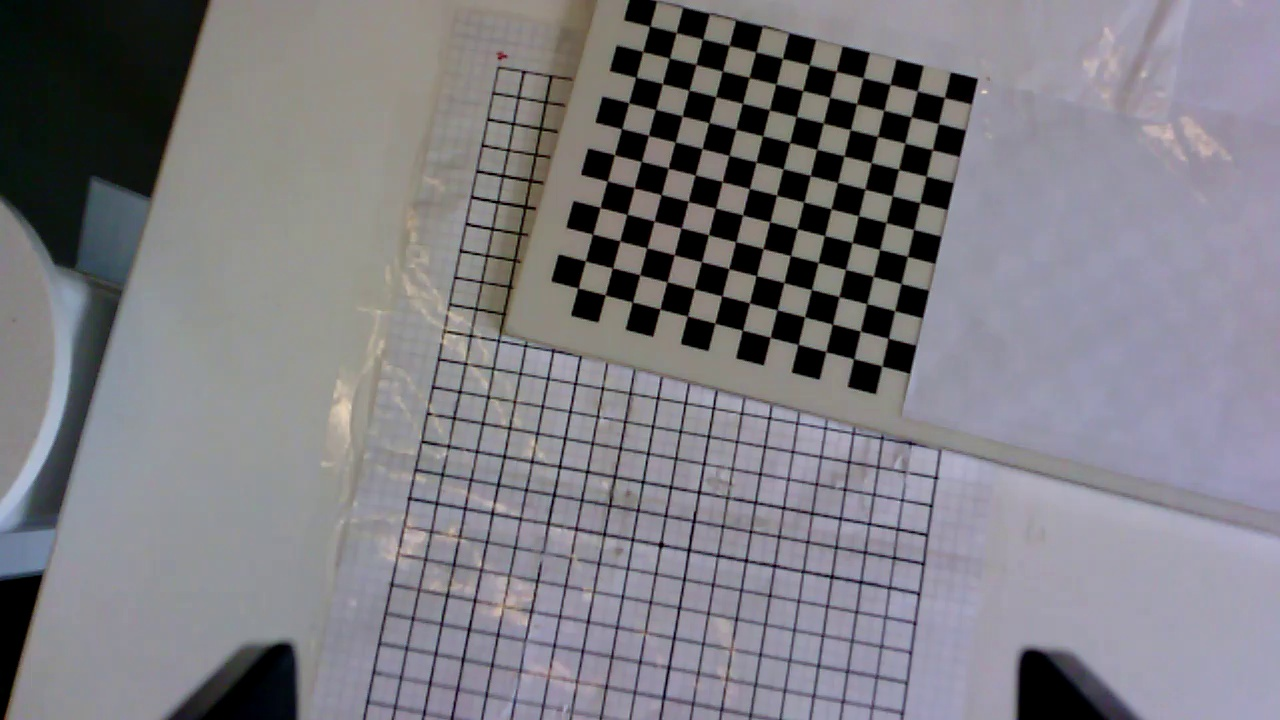
#> input picture 01_calibration/resources/calibration_sample.jpg, 1280 x 720 px; its folder holds only this picture in this run
$ python 02_camera_calibration.py
#> lines starting #> are read from the running program, lines starting #| are printed output that depends on the picture; after the words box and inside, x2 and y2 are one past the last pixel; in counts of white or black regions, pixels touching at a corner belong together
#########################################################################################
#    Kinova Gen3 Robotic Arm                                                            #
#    Camera Calibration (Part 2 - addition of undistortion)                             #
#    Taking a screenshot from the camera                                                #
#    (Chessboard Detection and Calibration)                                                                                   #
#    written by: U. Vural                                                               #
#    based on:                                                                          #
#    https://docs.opencv.org/4.x/dc/dbb/tutorial_py_calibration.html                    #
#    see chessboard.png under resources folder                                          #
#                                                                                       #
#                                                                                       #
#    for KISS Project at Furtwangen University                                          #
#                                                                                       #
#########################################################################################

import numpy as np
import cv2
import glob
import pickle
import time

# Start timer
start_time = time.time()

# Chessboard settings
chessboard_size = (12, 11)  # (columns, rows) of inner corners
square_size = 10  # mm

# Prepare object points (0,0,0), (1,0,0), ... scaled by square size
objp = np.zeros((chessboard_size[0]*chessboard_size[1], 3), np.float32)
objp[:, :2] = np.mgrid[0:chessboard_size[0], 0:chessboard_size[1]].T.reshape(-1, 2)
objp *= square_size

# Arrays for points
objpoints = []
imgpoints = []

# Get images
images = glob.glob(r'resources\*.jpg')

# Criteria for cornerSubPix
criteria = (cv2.TERM_CRITERIA_EPS + cv2.TERM_CRITERIA_MAX_ITER, 30, 0.001)

for fname in images:
    img = cv2.imread(fname)
#> img is the input picture: shape (720, 1280, 3); mean B, G, R 129.7, 124, 125.6
    gray = cv2.cvtColor(img, cv2.COLOR_BGR2GRAY)
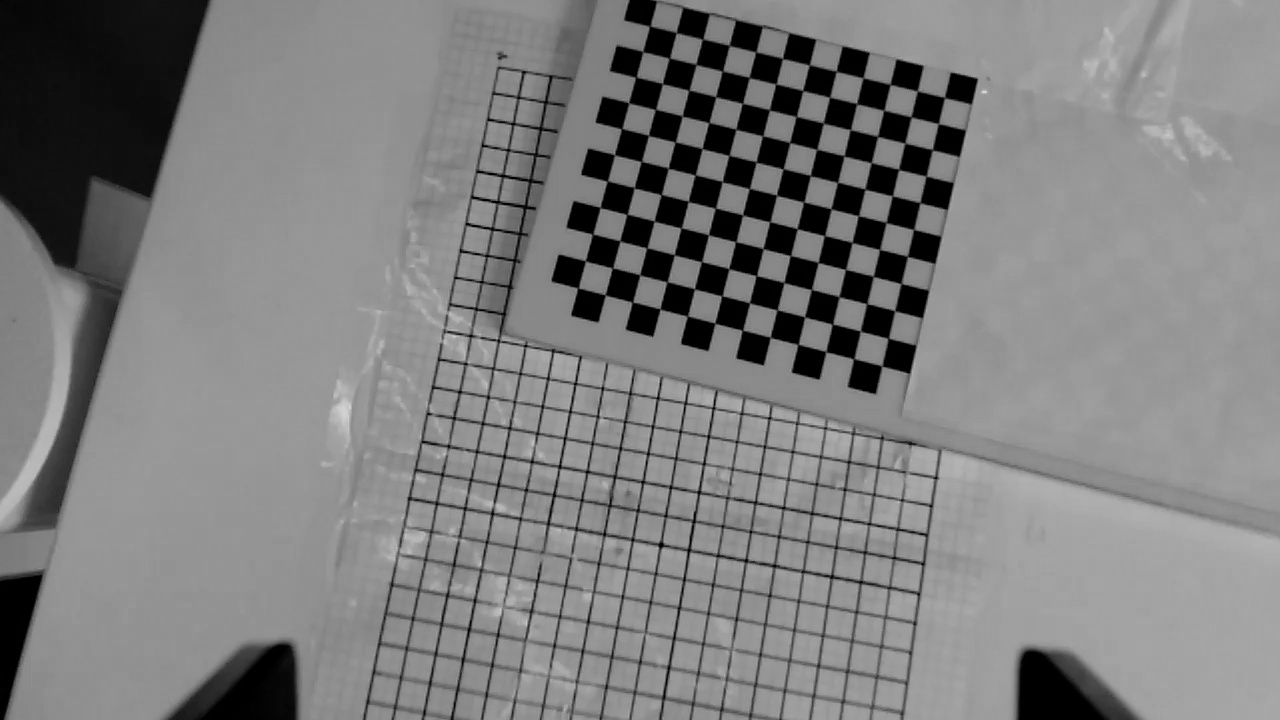
#> gray: shape (720, 1280); min 0, max 218, mean 125.1
    ret, corners = cv2.findChessboardCorners(gray, chessboard_size, None)
#> ret = True; corners = 132 rows, first 8: [649.3, 26.03], [675.5, 32], [701.7, 39.88], [729.3, 45.38], [755.4, 52.07], [782.6, 57.32], [808.4, 65.62], [836.2, 70.92]
    if ret:
        objpoints.append(objp)
        corners2 = cv2.cornerSubPix(gray, corners, (11, 11), (-1, -1), criteria)
#> corners2 = 132 rows, first 8: [649.7, 26.13], [676.2, 32.55], [702.7, 39.08], [729.2, 45.41], [755.7, 51.94], [782.5, 58.42], [809.3, 64.84], [836.2, 71.27]
        imgpoints.append(corners2)
        cv2.drawChessboardCorners(img, chessboard_size, corners2, ret)
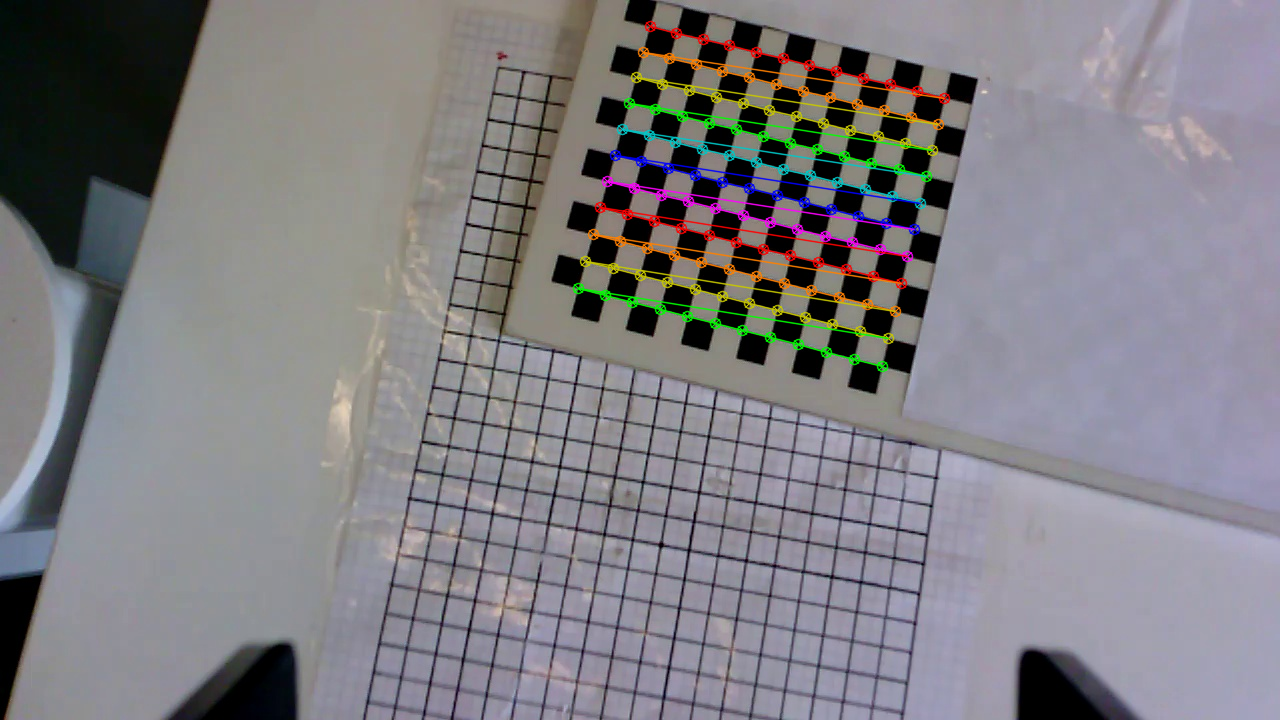
#> img: shape (720, 1280, 3); 3.09% of pixels changed, all inside (x1, y1, x2, y2) = (572, 20, 951, 373)
        cv2.imshow('Chessboard', img)
        cv2.waitKey(500)
cv2.destroyAllWindows()

# Calibration
if objpoints and imgpoints:
    img_shape = gray.shape[::-1]
#> img_shape = (1280, 720)
    ret, cameraMatrix, dist, rvecs, tvecs = cv2.calibrateCamera(objpoints, imgpoints, img_shape, None, None)
#> ret = 0.0794; cameraMatrix = [[1519.4, 0, 651], [0, 1537.8, 294], [0, 0, 1]]; dist = [[-0.042, 2.31, 0.00333, -0.00217, -18.52]]; rvecs = ([-0.196, 0.0519, 0.254],); tvecs = ([-0.427, -97.03, 556.3],)
    # Save everything needed for later evaluation
    with open("calibration_data.pkl", "wb") as f:
        pickle.dump({
            'cameraMatrix': cameraMatrix,
            'dist': dist,
            'objpoints': objpoints,
            'imgpoints': imgpoints,
            'rvecs': rvecs,
            'tvecs': tvecs
        }, f)
    print("Calibration successful. All parameters saved in calibration_data.pkl.")
else:
    print("No chessboard corners were found. Calibration failed.")

# Timing
elapsed = time.time() - start_time
print(f"Processed {len(objpoints)} valid images in {elapsed:.1f} seconds.")
#| Processed 1 valid images in 0.3 seconds.
